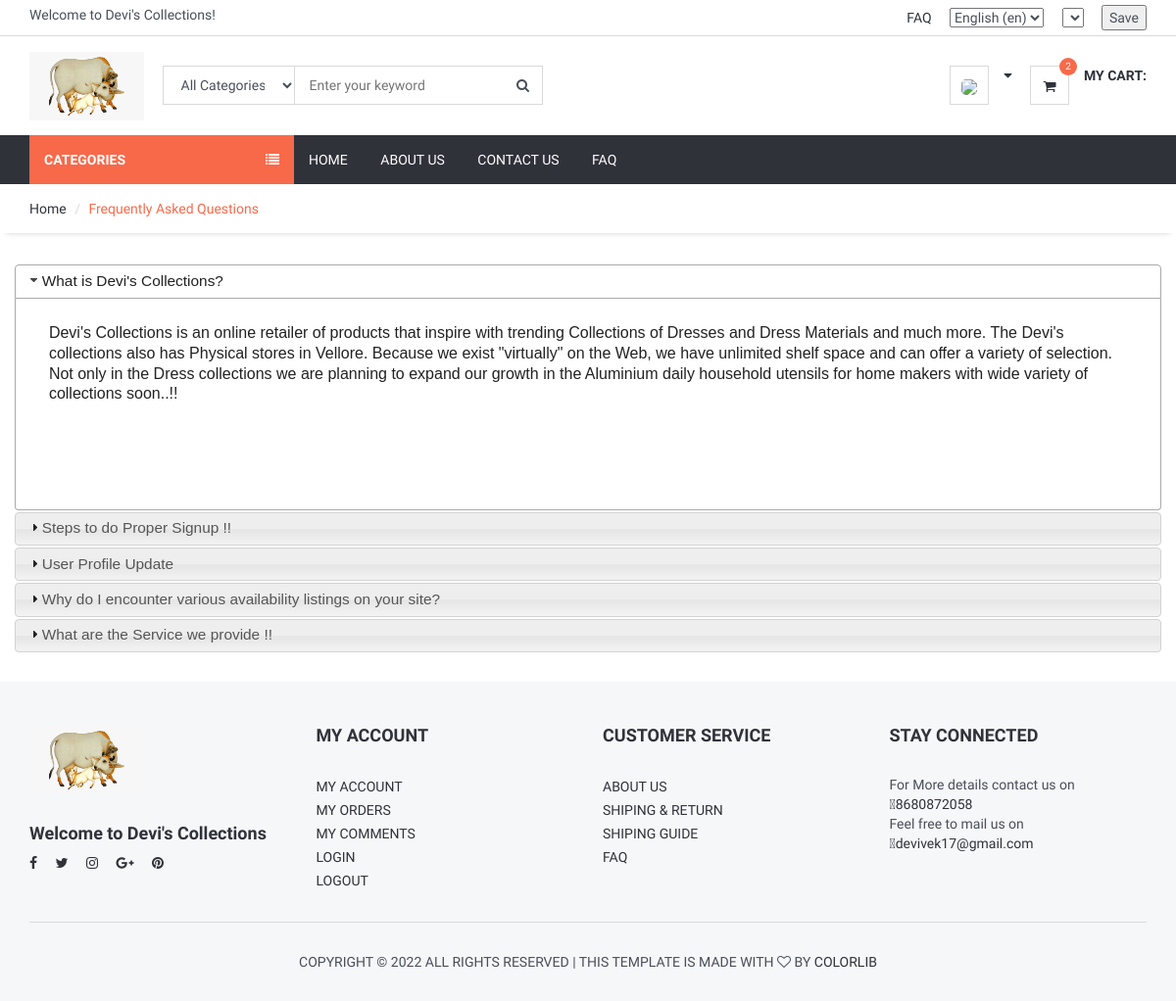
The app's page /faq/ (signed in) with its own data.
### home/models.py (models this page shows, shortened)
class FAQ(models.Model):
    STATUS = (
        ('True', 'True'),
        ('False', 'False'),
    )
    lang =  models.CharField(max_length=6, choices=langlist, blank=True, null=True)
    ordernumber = models.IntegerField()
    question = models.CharField(max_length=200)
    answer = RichTextUploadingField()
    status=models.CharField(max_length=10, choices=STATUS)
    create_at=models.DateTimeField(auto_now_add=True)
    update_at=models.DateTimeField(auto_now=True)

### home/views.py (the view)
# urls.py: path('faq/', views.faq, name='faq'),
def faq(request):
    defaultlang = settings.LANGUAGE_CODE[0:2]
    currentlang = request.LANGUAGE_CODE[0:2]
    if defaultlang==currentlang:
        faq = FAQ.objects.filter(status="True",lang=defaultlang).order_by("ordernumber")
    else:
        faq = FAQ.objects.filter(status="True",lang=currentlang).order_by("ordernumber")
    context = {
        'faq': faq,
    }
    return render(request, 'faq.html', context)

### home/templatetags/myapptags.py (called while the page is built)
@register.simple_tag
def shopcartcount(userid):
    if userid:
        count = ShopCart.objects.filter(user_id=userid).count()
        print("#####################",userid)
        return count
    else:
        return 0

### home/templates/faq.html (shortened to what this page needs)
{% extends 'homebase.html' %}
{% block sidebar %} {% include 'sidebar.html' %} {% endblock %}
{% block body %}
    <div id="breadcrumb">
        <div class="container">
            <ul class="breadcrumb">
                <li><a href="/">Home</a></li>
                <li class="active">Frequently Asked Questions</li>
            </ul>
        </div>
    </div>
    <div class="section">
        <div class="container">
            <div class="row">
                <div id="accordion">
                    {% for rs in faq %}
                        <h3>{{ rs.question }}</h3>
                        <div>
                            <p>
                                {{ rs.answer | safe }}
                            </p>
                        </div>
                    {% endfor %}
                </div>
            </div>
        </div>
    </div>
{% endblock %}

### home/templates/homebase.html (shortened to what this page needs)
{% load i18n %}
<!DOCTYPE html>
<html lang="{{ LANGUAGE_CODE }}">
<head>
    {% load static %}
    <link type="text/css" rel="stylesheet" href="{% static '' %}css/bootstrap.min.css" />
    <link type="text/css" rel="stylesheet" href="{% static 'css/slick.css' %}" />
    <link type="text/css" rel="stylesheet" href="{% static '' %}css/slick-theme.css" />
    <link type="text/css" rel="stylesheet" href="{% static '' %}css/nouislider.min.css" />
    <link rel="stylesheet" href="{% static '' %}css/font-awesome.min.css">
    <link type="text/css" rel="stylesheet" href="{% static '' %}css/style.css" />
    <link rel="stylesheet" href="https://ajax.googleapis.com/ajax/libs/jqueryui/1.11.4/themes/smoothness/jquery-ui.css">
</head>
<body>
{% include 'header.html' %}
{% block sidebar %} {% endblock %}
{% block body %} {% endblock %}
{% include 'footer.html' %}
</body>
</html>

### home/templates/header.html (shortened to what this page needs)
{% load static %}
{% load i18n %}
{% load currency %}
<header>
    <div id="top-header">
        <div class="container">
            <div class="pull-left">
                <span>{% trans "Welcome to Devi's Collections!" %}</span>
            </div>
            <div class="pull-right">
                <ul class="header-top-links">
                    <li><a href="{% url 'faq' %}">{% trans "FAQ" %}</a></li>
                    <li class="dropdown default-dropdown">
                        <form action="{% url 'selectlanguage' %}" method="post">{% csrf_token %}
                            <select name="language" onchange="submit()" >
                                {% get_current_language as LANGUAGE_CODE %}
                                {% get_available_languages as LANGUAGES %}
                                {% get_language_info_list for LANGUAGES as languages %}
                                {% for language in languages %}
                                    <option value="{{ language.code }}"{% if language.code == LANGUAGE_CODE %} selected{% endif %}>
                                        {{ language.name_local }} ({{ language.code }})
                                    </option>
                                {% endfor %}
                            </select>
                        </form>
                    </li>
                    <li class="dropdown default-dropdown">
                        <form id="currency_switcher" method="POST" action="{% url 'selectcurrency' %}">
                            <select name="currency" onchange="submit()" >
                            </select>
                        </form>
                    </li>
                    <li class="dropdown default-dropdown">
                        <form id="currency_switcher" method="POST" action="{% url 'savelangcur' %}">
                            <input type="submit" value="Save" />
                        </form>
                    </li>
                </ul>
            </div>
        </div>
    </div>
    <div id="header">
        <div class="container">
            <div class="pull-left">
                <div class="header-logo">
                    <a class="logo" href="{% url 'home' %}">
                        <img src="{% static '' %}img/cow.png" alt="">
                    </a>
                </div>
                <div class="header-search">
                    <form action="/search/" method="post">
                        <input id="query" name="query" class="input search-input" type="text" placeholder="Enter your keyword">
                        <select name="catid"  class="input search-categories">
                            <option value={% load myapptags %} {% categoryTree 0 '' 'en' as category %}>{% trans "All Categories" %}</option>
                        </select>
                        <button class="search-btn"><i class="fa fa-search"></i></button>
                    </form>
                </div>
            </div>
            <div class="pull-right" >
                <ul class="header-btns">
                    <li class="header-account dropdown default-dropdown">
                        {% if user.id is not None %}
                            <div class="dropdown-toggle" role="button" data-toggle="dropdown" aria-expanded="true">
                                <div class="header-btns-icon">
                                    <img src="{{ request.session.userimage }}" style="height: 40px; border-radius: 30%">
                                </div>
                                <strong class="text-uppercase">{{ user.first_name }} <i class="fa fa-caret-down"></i></strong>
                            </div>
                        {% else %}
                            <a href="{% url 'login' %}" class="text-uppercase">Login</a> / <a href="{% url 'signup' %}" class="text-uppercase">Sign Up</a>
                        {% endif %}
                    </li>
                    <li class="header-cart dropdown default-dropdown">
                        <a href="{% url 'shopcart'%}" >
                            <div class="header-btns-icon">
                                <i class="fa fa-shopping-cart"></i>
                                {% load myapptags %}
                                {% shopcartcount user.id as count %}
                                <span class="qty">{{ count }}</span>
                            </div>
                            <strong class="text-uppercase">{% trans "My Cart:" %}</strong>
                            <br>
                        </a>
                    </li>
                </ul>
            </div>
        </div>
    </div>
</header>

### home/templates/sidebar.html (shortened to what this page needs)
{% load static %} {% load i18n %}
<div id="navigation">
  <div class="container">
    <div id="responsive-nav">
      {% if page %}
      <div class="category-nav">
        {% else %}
        <div class="category-nav show-on-click">
          {% endif %}
          <span class="category-header"
            >{% trans "Categories" %}
            <i class="fa fa-list"
              >{% load myapptags %} {% categoryTree 0 '' 'en' as category %}</i
            ></span
          >
        </div>
        <div class="menu-nav">
          <ul class="menu-list">
            <li><a href="{% url 'home' %}">{% trans "Home" %}</a></li>
            <li><a href="{% url 'aboutus' %}">{% trans "About Us" %}</a></li>
            <li>
              <a href="{% url 'contactus' %}">{% trans "Contact Us" %}</a>
            </li>
            <li><a href="{% url 'faq' %}">{% trans "FAQ" %}</a></li>
          </ul>
        </div>
      </div>
    </div>
  </div>

### home/templates/footer.html (shortened to what this page needs)
{% load static %}
<footer id="footer" class="section section-grey">
  <div class="container">
    <div class="row">
      <div class="col-md-3 col-sm-6 col-xs-6">
        <div class="footer">
          <div class="footer-logo">
            <a class="logo" href="{% url 'home' %}">
              <img
                src="{% static '' %}img/cow.png"
                style="height: 200px"
                alt=""
              />
            </a>
          </div>
          <h4>Welcome to Devi's Collections<br /></h4>
          <ul class="footer-social">
            <li>
              <a href="#"><i class="fa fa-facebook"></i></a>
            </li>
            <li>
              <a href="#"><i class="fa fa-twitter"></i></a>
            </li>
            <li>
              <a
                href="https://www.instagram.com/devivek_collections/?utm_medium=copy_link"
                ><i class="fa fa-instagram"></i
              ></a>
            </li>
            <li>
              <a href="#"><i class="fa fa-google-plus"></i></a>
            </li>
            <li>
              <a href="#"><i class="fa fa-pinterest"></i></a>
            </li>
          </ul>
        </div>
      </div>
      <div class="col-md-3 col-sm-6 col-xs-6">
        <div class="footer">
          <h3 class="footer-header">My Account</h3>
          <ul class="list-links">
            <li><a href="{% url 'user_index' %}">My Account</a></li>
            <li><a href="{% url 'user_orders' %}">My Orders</a></li>
            <li><a href="{% url 'user_comments' %}">My Comments</a></li>
            <li><a href="{% url 'login' %}">Login</a></li>
            <li><a href="{% url 'logout' %}">Logout</a></li>
          </ul>
        </div>
      </div>
      <div class="col-md-3 col-sm-6 col-xs-6">
        <div class="footer">
          <h3 class="footer-header">Customer Service</h3>
          <ul class="list-links">
            <li><a href="{% url 'aboutus' %}">About Us</a></li>
            <li><a href="#">Shiping & Return</a></li>
            <li><a href="#">Shiping Guide</a></li>
            <li><a href="{% url 'faq' %}">FAQ</a></li>
          </ul>
        </div>
      </div>
      <div class="col-md-3 col-sm-6 col-xs-6">
        <div class="footer">
          <h3 class="footer-header">Stay Connected</h3>
          <p>
            For More details contact us on<br />
            <a
              class="fas fa-phone pr-2"
              href=" https://wa.me/8680872852?text=I%20have%20come%20across%20your%20website%20much%20intrested%20to%20have%20a%20chat%20with%20you"
              >8680872058
            </a>
            <br />
            Feel free to mail us on
            <a class="fas fa-envelope pr-2" href="mailto:devivek17@gmail.com"
              >devivek17@gmail.com</a
            >
          </p>
        </div>
      </div>
    </div>
    <hr />
    <div class="row">
      <div class="col-md-8 col-md-offset-2 text-center">
        <div class="footer-copyright">
          Copyright &copy;
          All rights reserved | This template is made with
          <i class="fa fa-heart-o" aria-hidden="true"></i> by
          <a href="{% url 'home' %}" target="_blank">Colorlib</a>
        </div>
      </div>
    </div>
  </div>
</footer>

### home/static/css/style.css (style rules this page uses)
body { font-family: 'Hind', sans-serif; color: #4A4E5A; overflow-x: hidden; }
h1, h2, h3, h4, h5, h6 { color: #30323A; margin: 0 0 10px; font-weight: 700; }
a { color: #30323A; -webkit-transition: 0.3s color; transition: 0.3s color; }
strong { color: #30323A; }
ul, ol { margin: 0; padding: 0; list-style: none }
hr { margin-top: 15px; margin-bottom: 15px; border-color: #DADADA; }
.input { width: 100%; height: 40px; padding: 0px 15px; border: none; background-color: transparent; -webkit-box-shadow: 0px 0px 0px 1px #DADADA inset, 0px 0px 0px 5px transparent; box-shadow: 0px 0px 0px 1px #DADADA inset, 0px 0px 0px 5px transparent; -webkit-transition: 0.3s all; transition: 0.3s all; }
.section { padding-top: 30px; padding-bottom: 30px; }
.section-grey { background: #F6F7F8; }
#breadcrumb { -webkit-box-shadow: 0px 6px 6px -6px rgba(0, 0, 0, 0.175); box-shadow: 0px 6px 6px -6px rgba(0, 0, 0, 0.175); }
.breadcrumb { background-color: transparent; border: none; border-radius: 0px; padding: 15px 0px; margin: 0; }
.breadcrumb>.active { color: #F8694A; }
.breadcrumb>li+li:before { color: #DADADA; }
#header { padding-top: 15px; padding-bottom: 15px; }
#top-header { padding-top: 5px; padding-bottom: 5px; border-bottom: 1px solid #DADADA; }
.header-top-links>li { display: inline-block; }
.header-top-links>li+li { margin-left: 15px; }
.header-top-links>li>a { cursor: pointer; text-transform: uppercase; }
.header-logo { display: inline-block; margin-right: 15px; }
.header-logo .logo>img { width: 100%; max-height: 70px; }
.header-search { display: inline-block; padding: 15px 0px; max-width: 400px; }
.header-search>form { position: relative; }
.header-search>form .search-input { padding-left: 150px; padding-right: 45px; }
.header-search>form .search-categories { position: absolute; left: 0px; top: 0px; width: 135px; }
.header-search>form .search-btn { position: absolute; top: 0px; right: 0px; width: 40px; height: 40px; background-color: transparent; border: none; }
.header-btns>li { display: inline-block; vertical-align: top; padding: 15px 0px; }
.header-btns>li+li { margin-left: 15px; }
.header-btns>li .header-btns-icon { position: relative; float: left; margin-right: 15px; width: 40px; height: 40px; line-height: 40px; text-align: center; color: #30323A; background-color: #FFF; border: 1px solid #DADADA; }
.header-btns .dropdown-toggle { display: block; cursor: pointer; }
.header-cart .header-btns-icon .qty { position: absolute; right: -9px; top: -9px; width: 18px; height: 18px; line-height: 18px; text-align: center; font-size: 10px; background: #F8694A; color: #FFF; border-radius: 50%; }
#navigation { background-color: #30323A; }
#navigation .container { position: relative; }
.category-nav { float: left; width: 270px; }
.category-nav .category-header { padding: 15px; display: block; text-transform: uppercase; background: #F8694A; color: #FFF; font-weight: 700; }
.category-nav .category-header>i { float: right; line-height: 20px; }
.menu-nav .menu-list>li { display: inline-block; }
.menu-nav .menu-list>li>a { display: block; padding: 15px; color: #FFF; text-transform: uppercase; }
.footer { margin: 15px 0px; }
.footer .footer-header { font-size: 18px; text-transform: uppercase; margin-bottom: 30px; }
.footer-logo { margin-bottom: 30px; }
.footer-logo .logo { display: inline-block; }
.footer-logo .logo>img { width: 100%; max-height: 70px; }
.footer-social>li { display: inline-block; margin-right: 15px; margin-bottom: 6px; }
.footer-social>li:last-child { margin-right: 0px; }
.footer-copyright { margin-top: 15px; text-transform: uppercase; font-size: 14px; }

### records on screen
FAQ: question "What is Devi's Collections?", answer "Devi's Collections is an online retailer of products that inspire with trending Collections of Dresses and Dress Materials and much more. The Devi's collections also has Physical stores in Vellore. Because we exist \"virtually\" on the Web, we have unlimited shelf space and can offer a variety of selection. Not only in the Dress collections we are planning to expand our growth in the Aluminium daily household utensils for home makers with wide variety of collections soon..!!"
FAQ: question "Steps to do Proper Signup !!"
FAQ: question "User Profile Update"
FAQ: question "Why do I encounter various availability listings on your site?"
FAQ: question "What are the Service we provide !!"

### other values on screen
{{ count }} "2"
form field language "English (en)"
